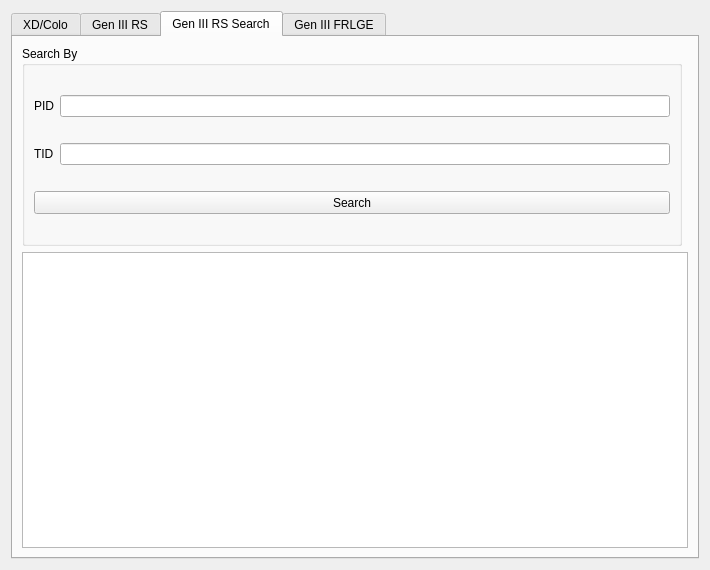
<?xml version="1.0" encoding="UTF-8"?>
<ui version="4.0">
 <class>IDs3</class>
 <widget class="QWidget" name="IDs3">
  <property name="geometry">
   <rect>
    <x>0</x>
    <y>0</y>
    <width>710</width>
    <height>570</height>
   </rect>
  </property>
  <property name="minimumSize">
   <size>
    <width>710</width>
    <height>570</height>
   </size>
  </property>
  <property name="windowTitle">
   <string>Gen 3 TID\SID</string>
  </property>
  <layout class="QGridLayout" name="gridLayout_5">
   <item row="0" column="1">
    <widget class="QTabWidget" name="tabWidget">
     <property name="currentIndex">
      <number>2</number>
     </property>
     <widget class="QWidget" name="gen3XDColo">
      <attribute name="title">
       <string>XD/Colo</string>
      </attribute>
      <layout class="QGridLayout" name="gridLayout_3">
       <item row="0" column="0">
        <widget class="QGroupBox" name="groupBoxXDColoSearchBy">
         <property name="title">
          <string>Search By</string>
         </property>
         <layout class="QGridLayout" name="gridLayout_2">
          <item row="0" column="0">
           <widget class="QCheckBox" name="checkBoxXDColoPID">
            <property name="text">
             <string>PID</string>
            </property>
           </widget>
          </item>
          <item row="0" column="1">
           <widget class="TextBox" name="textBoxXDColoPID">
            <property name="enabled">
             <bool>false</bool>
            </property>
            <property name="maxLength">
             <number>8</number>
            </property>
           </widget>
          </item>
          <item row="1" column="0">
           <widget class="QCheckBox" name="checkBoxXDColoTID">
            <property name="text">
             <string>TID</string>
            </property>
           </widget>
          </item>
          <item row="1" column="1">
           <widget class="TextBox" name="textBoxXDColoTID">
            <property name="enabled">
             <bool>false</bool>
            </property>
            <property name="maxLength">
             <number>5</number>
            </property>
           </widget>
          </item>
          <item row="2" column="0">
           <widget class="QCheckBox" name="checkBoxXDColoSID">
            <property name="text">
             <string>SID</string>
            </property>
           </widget>
          </item>
          <item row="2" column="1">
           <widget class="TextBox" name="textBoxXDColoSID">
            <property name="enabled">
             <bool>false</bool>
            </property>
            <property name="maxLength">
             <number>5</number>
            </property>
           </widget>
          </item>
          <item row="3" column="0" colspan="2">
           <widget class="QPushButton" name="pushButtonXDColoSearch">
            <property name="text">
             <string>Search</string>
            </property>
           </widget>
          </item>
         </layout>
        </widget>
       </item>
       <item row="0" column="1">
        <widget class="QGroupBox" name="groupBoxXDColoParameters">
         <property name="title">
          <string>Search Parameters</string>
         </property>
         <layout class="QGridLayout" name="gridLayout">
          <item row="0" column="1">
           <widget class="TextBox" name="textBoxXDColoSeed">
            <property name="maxLength">
             <number>8</number>
            </property>
           </widget>
          </item>
          <item row="2" column="1">
           <widget class="TextBox" name="textBoxXDColoMaxAdvances">
            <property name="text">
             <string notr="true">10000</string>
            </property>
            <property name="maxLength">
             <number>10</number>
            </property>
           </widget>
          </item>
          <item row="0" column="0">
           <widget class="QLabel" name="labelXDColoSeed">
            <property name="text">
             <string>Seed</string>
            </property>
           </widget>
          </item>
          <item row="1" column="1">
           <widget class="TextBox" name="textBoxXDColoStartingAdvance">
            <property name="text">
             <string notr="true">5000</string>
            </property>
            <property name="maxLength">
             <number>10</number>
            </property>
           </widget>
          </item>
          <item row="2" column="0">
           <widget class="QLabel" name="labelXDColoMaxAdvances">
            <property name="text">
             <string>Max Advances</string>
            </property>
           </widget>
          </item>
          <item row="1" column="0">
           <widget class="QLabel" name="labelXDColoStartingAdvance">
            <property name="text">
             <string>Initial Advances</string>
            </property>
           </widget>
          </item>
         </layout>
        </widget>
       </item>
       <item row="1" column="0" colspan="2">
        <widget class="TableView" name="tableViewXDColo">
         <attribute name="verticalHeaderVisible">
          <bool>false</bool>
         </attribute>
        </widget>
       </item>
      </layout>
     </widget>
     <widget class="QWidget" name="gen3RS">
      <attribute name="title">
       <string>Gen III RS</string>
      </attribute>
      <layout class="QGridLayout" name="gridLayout_10">
       <item row="0" column="1">
        <widget class="QGroupBox" name="groupBoxRSSearchParameters">
         <property name="title">
          <string>Search Parameters</string>
         </property>
         <layout class="QGridLayout" name="gridLayout_9">
          <item row="1" column="3">
           <widget class="QRadioButton" name="radioButtonRSInitialSeed">
            <property name="enabled">
             <bool>false</bool>
            </property>
            <property name="text">
             <string>Initial Seed</string>
            </property>
           </widget>
          </item>
          <item row="2" column="2">
           <widget class="TextBox" name="textBoxRSStartingAdvance">
            <property name="text">
             <string notr="true">5000</string>
            </property>
            <property name="maxLength">
             <number>10</number>
            </property>
           </widget>
          </item>
          <item row="1" column="4">
           <widget class="TextBox" name="textBoxRSInitialSeed">
            <property name="enabled">
             <bool>false</bool>
            </property>
            <property name="text">
             <string/>
            </property>
            <property name="maxLength">
             <number>4</number>
            </property>
           </widget>
          </item>
          <item row="0" column="0" colspan="2">
           <widget class="QCheckBox" name="checkBoxRSDeadBattery">
            <property name="text">
             <string>Dead Battery</string>
            </property>
            <property name="checked">
             <bool>true</bool>
            </property>
            <property name="tristate">
             <bool>false</bool>
            </property>
           </widget>
          </item>
          <item row="3" column="0" colspan="2">
           <widget class="QLabel" name="labelRSMaxAdvance">
            <property name="text">
             <string>Max Advances</string>
            </property>
           </widget>
          </item>
          <item row="1" column="1" colspan="2">
           <widget class="DateTimeEdit" name="dateTimeEdit">
            <property name="enabled">
             <bool>false</bool>
            </property>
            <property name="dateTime">
             <datetime>
              <hour>0</hour>
              <minute>0</minute>
              <second>0</second>
              <year>2000</year>
              <month>1</month>
              <day>1</day>
             </datetime>
            </property>
            <property name="maximumDateTime">
             <datetime>
              <hour>23</hour>
              <minute>59</minute>
              <second>59</second>
              <year>2037</year>
              <month>12</month>
              <day>31</day>
             </datetime>
            </property>
            <property name="minimumDateTime">
             <datetime>
              <hour>0</hour>
              <minute>0</minute>
              <second>0</second>
              <year>2000</year>
              <month>1</month>
              <day>1</day>
             </datetime>
            </property>
            <property name="minimumDate">
             <date>
              <year>2000</year>
              <month>1</month>
              <day>1</day>
             </date>
            </property>
            <property name="calendarPopup">
             <bool>true</bool>
            </property>
           </widget>
          </item>
          <item row="3" column="2">
           <widget class="TextBox" name="textBoxRSMaxAdvances">
            <property name="text">
             <string notr="true">10000</string>
            </property>
            <property name="maxLength">
             <number>10</number>
            </property>
           </widget>
          </item>
          <item row="2" column="0" colspan="2">
           <widget class="QLabel" name="labelRSStartingAdvance">
            <property name="text">
             <string>Initial Advances</string>
            </property>
           </widget>
          </item>
          <item row="1" column="0">
           <widget class="QRadioButton" name="radioButtonRSDate">
            <property name="enabled">
             <bool>false</bool>
            </property>
            <property name="text">
             <string>Date</string>
            </property>
            <property name="checked">
             <bool>true</bool>
            </property>
           </widget>
          </item>
         </layout>
        </widget>
       </item>
       <item row="1" column="0" colspan="2">
        <widget class="TableView" name="tableViewRS">
         <attribute name="verticalHeaderVisible">
          <bool>false</bool>
         </attribute>
        </widget>
       </item>
       <item row="0" column="0">
        <widget class="QGroupBox" name="groupBoxRSSearchBy">
         <property name="minimumSize">
          <size>
           <width>200</width>
           <height>200</height>
          </size>
         </property>
         <property name="title">
          <string>Search By</string>
         </property>
         <layout class="QGridLayout" name="gridLayout_8">
          <item row="0" column="0">
           <widget class="QCheckBox" name="checkBoxRSPID">
            <property name="text">
             <string>PID</string>
            </property>
           </widget>
          </item>
          <item row="0" column="1">
           <widget class="TextBox" name="textBoxRSPID">
            <property name="enabled">
             <bool>false</bool>
            </property>
            <property name="maxLength">
             <number>8</number>
            </property>
           </widget>
          </item>
          <item row="1" column="0">
           <widget class="QCheckBox" name="checkBoxRSTID">
            <property name="text">
             <string>TID</string>
            </property>
           </widget>
          </item>
          <item row="1" column="1">
           <widget class="TextBox" name="textBoxRSTID">
            <property name="enabled">
             <bool>false</bool>
            </property>
            <property name="maxLength">
             <number>5</number>
            </property>
           </widget>
          </item>
          <item row="2" column="0">
           <widget class="QCheckBox" name="checkBoxRSSID">
            <property name="text">
             <string>SID</string>
            </property>
           </widget>
          </item>
          <item row="2" column="1">
           <widget class="TextBox" name="textBoxRSSID">
            <property name="enabled">
             <bool>false</bool>
            </property>
            <property name="maxLength">
             <number>5</number>
            </property>
           </widget>
          </item>
          <item row="3" column="0" colspan="2">
           <widget class="QPushButton" name="pushButtonRSSearch">
            <property name="minimumSize">
             <size>
              <width>0</width>
              <height>23</height>
             </size>
            </property>
            <property name="text">
             <string>Search</string>
            </property>
           </widget>
          </item>
         </layout>
        </widget>
       </item>
      </layout>
     </widget>
     <widget class="QWidget" name="gen3RSLive">
      <attribute name="title">
       <string>Gen III RS Search</string>
      </attribute>
      <layout class="QGridLayout" name="gridLayout_10">
       <item row="1" column="0" colspan="2">
        <widget class="TableView" name="tableViewRSLive">
         <attribute name="verticalHeaderVisible">
          <bool>false</bool>
         </attribute>
        </widget>
       </item>
       <item row="0" column="0">
        <widget class="QGroupBox" name="groupBoxRSSearchBy">
         <property name="minimumSize">
          <size>
           <width>200</width>
           <height>200</height>
          </size>
         </property>
         <property name="title">
          <string>Search By</string>
         </property>
         <layout class="QGridLayout" name="gridLayout_8">
          <item row="1" column="1">
           <widget class="TextBox" name="textBoxRSTIDLive">
            <property name="enabled">
             <bool>true</bool>
            </property>
            <property name="maxLength">
             <number>5</number>
            </property>
           </widget>
          </item>
          <item row="0" column="1">
           <widget class="TextBox" name="textBoxRSPIDLive">
            <property name="enabled">
             <bool>true</bool>
            </property>
            <property name="maxLength">
             <number>8</number>
            </property>
           </widget>
          </item>
          <item row="2" column="0" colspan="2">
           <widget class="QPushButton" name="pushButtonRSSearchLive">
            <property name="minimumSize">
             <size>
              <width>0</width>
              <height>23</height>
             </size>
            </property>
            <property name="text">
             <string>Search</string>
            </property>
           </widget>
          </item>
          <item row="0" column="0">
           <widget class="QLabel" name="label">
            <property name="text">
             <string>PID</string>
            </property>
           </widget>
          </item>
          <item row="1" column="0">
           <widget class="QLabel" name="label_2">
            <property name="text">
             <string>TID</string>
            </property>
           </widget>
          </item>
         </layout>
        </widget>
       </item>
      </layout>
     </widget>
     <widget class="QWidget" name="gen3FRLGE">
      <attribute name="title">
       <string>Gen III FRLGE</string>
      </attribute>
      <layout class="QGridLayout" name="gridLayout_7">
       <item row="0" column="0">
        <widget class="QGroupBox" name="groupBoxFRLGESearchBy">
         <property name="title">
          <string>Search By</string>
         </property>
         <layout class="QGridLayout" name="gridLayout_6">
          <item row="0" column="0">
           <widget class="QCheckBox" name="checkBoxFRLGEPID">
            <property name="text">
             <string>PID</string>
            </property>
           </widget>
          </item>
          <item row="0" column="1">
           <widget class="TextBox" name="textBoxFRLGEPID">
            <property name="enabled">
             <bool>false</bool>
            </property>
            <property name="maxLength">
             <number>8</number>
            </property>
           </widget>
          </item>
          <item row="1" column="0">
           <widget class="QCheckBox" name="checkBoxFRLGESID">
            <property name="text">
             <string>SID</string>
            </property>
           </widget>
          </item>
          <item row="1" column="1">
           <widget class="TextBox" name="textBoxFRLGESID">
            <property name="enabled">
             <bool>false</bool>
            </property>
            <property name="maxLength">
             <number>5</number>
            </property>
           </widget>
          </item>
          <item row="2" column="0" colspan="2">
           <widget class="QPushButton" name="pushButtonFRLGESearch">
            <property name="text">
             <string>Search</string>
            </property>
           </widget>
          </item>
         </layout>
        </widget>
       </item>
       <item row="0" column="1">
        <widget class="QGroupBox" name="groupBoxFRGLESearchParameters">
         <property name="title">
          <string>Search Parameters</string>
         </property>
         <layout class="QGridLayout" name="gridLayout_4">
          <item row="0" column="0">
           <widget class="QLabel" name="labelFRLGETID">
            <property name="text">
             <string>TID</string>
            </property>
           </widget>
          </item>
          <item row="0" column="1">
           <widget class="TextBox" name="textBoxFRLGETID">
            <property name="maxLength">
             <number>5</number>
            </property>
           </widget>
          </item>
          <item row="1" column="0">
           <widget class="QLabel" name="labelFRLGEStartingAdvance">
            <property name="text">
             <string>Initial Advances</string>
            </property>
           </widget>
          </item>
          <item row="1" column="1">
           <widget class="TextBox" name="textBoxFRLGEStartingAdvance">
            <property name="text">
             <string notr="true">5000</string>
            </property>
            <property name="maxLength">
             <number>10</number>
            </property>
           </widget>
          </item>
          <item row="2" column="0">
           <widget class="QLabel" name="labelFRLGEMaxAdvances">
            <property name="text">
             <string>Max Advances</string>
            </property>
           </widget>
          </item>
          <item row="2" column="1">
           <widget class="TextBox" name="textBoxFRLGEMaxAdvances">
            <property name="text">
             <string notr="true">10000</string>
            </property>
            <property name="maxLength">
             <number>10</number>
            </property>
           </widget>
          </item>
         </layout>
        </widget>
       </item>
       <item row="1" column="0" colspan="2">
        <widget class="TableView" name="tableViewFRLGE">
         <attribute name="verticalHeaderVisible">
          <bool>false</bool>
         </attribute>
        </widget>
       </item>
      </layout>
     </widget>
    </widget>
   </item>
  </layout>
 </widget>
 <customwidgets>
  <customwidget>
   <class>TextBox</class>
   <extends>QLineEdit</extends>
   <header>Forms/Controls/TextBox.hpp</header>
  </customwidget>
  <customwidget>
   <class>TableView</class>
   <extends>QTableView</extends>
   <header>Forms/Controls/TableView.hpp</header>
  </customwidget>
  <customwidget>
   <class>DateTimeEdit</class>
   <extends>QDateTimeEdit</extends>
   <header>Forms/Controls/DateTimeEdit.hpp</header>
  </customwidget>
 </customwidgets>
 <tabstops>
  <tabstop>checkBoxXDColoPID</tabstop>
  <tabstop>textBoxXDColoPID</tabstop>
  <tabstop>checkBoxXDColoTID</tabstop>
  <tabstop>textBoxXDColoTID</tabstop>
  <tabstop>checkBoxXDColoSID</tabstop>
  <tabstop>textBoxXDColoSID</tabstop>
  <tabstop>pushButtonXDColoSearch</tabstop>
  <tabstop>textBoxXDColoSeed</tabstop>
  <tabstop>textBoxXDColoStartingAdvance</tabstop>
  <tabstop>textBoxXDColoMaxAdvances</tabstop>
  <tabstop>tableViewXDColo</tabstop>
  <tabstop>checkBoxFRLGEPID</tabstop>
  <tabstop>textBoxFRLGEPID</tabstop>
  <tabstop>checkBoxFRLGESID</tabstop>
  <tabstop>textBoxFRLGESID</tabstop>
  <tabstop>pushButtonFRLGESearch</tabstop>
  <tabstop>textBoxFRLGETID</tabstop>
  <tabstop>textBoxFRLGEStartingAdvance</tabstop>
  <tabstop>textBoxFRLGEMaxAdvances</tabstop>
  <tabstop>tableViewFRLGE</tabstop>
  <tabstop>checkBoxRSPID</tabstop>
  <tabstop>textBoxRSPID</tabstop>
  <tabstop>checkBoxRSTID</tabstop>
  <tabstop>textBoxRSTID</tabstop>
  <tabstop>checkBoxRSSID</tabstop>
  <tabstop>textBoxRSSID</tabstop>
  <tabstop>pushButtonRSSearch</tabstop>
  <tabstop>checkBoxRSDeadBattery</tabstop>
  <tabstop>radioButtonRSDate</tabstop>
  <tabstop>dateTimeEdit</tabstop>
  <tabstop>radioButtonRSInitialSeed</tabstop>
  <tabstop>textBoxRSInitialSeed</tabstop>
  <tabstop>textBoxRSStartingAdvance</tabstop>
  <tabstop>textBoxRSMaxAdvances</tabstop>
  <tabstop>tableViewRS</tabstop>
 </tabstops>
 <resources/>
 <connections>
  <connection>
   <sender>checkBoxXDColoPID</sender>
   <signal>clicked(bool)</signal>
   <receiver>textBoxXDColoPID</receiver>
   <slot>setEnabled(bool)</slot>
   <hints>
    <hint type="sourcelabel">
     <x>37</x>
     <y>76</y>
    </hint>
    <hint type="destinationlabel">
     <x>225</x>
     <y>72</y>
    </hint>
   </hints>
  </connection>
  <connection>
   <sender>checkBoxXDColoTID</sender>
   <signal>clicked(bool)</signal>
   <receiver>textBoxXDColoTID</receiver>
   <slot>setEnabled(bool)</slot>
   <hints>
    <hint type="sourcelabel">
     <x>48</x>
     <y>103</y>
    </hint>
    <hint type="destinationlabel">
     <x>303</x>
     <y>108</y>
    </hint>
   </hints>
  </connection>
  <connection>
   <sender>checkBoxXDColoSID</sender>
   <signal>clicked(bool)</signal>
   <receiver>textBoxXDColoSID</receiver>
   <slot>setEnabled(bool)</slot>
   <hints>
    <hint type="sourcelabel">
     <x>73</x>
     <y>139</y>
    </hint>
    <hint type="destinationlabel">
     <x>222</x>
     <y>137</y>
    </hint>
   </hints>
  </connection>
  <connection>
   <sender>checkBoxFRLGEPID</sender>
   <signal>clicked(bool)</signal>
   <receiver>textBoxFRLGEPID</receiver>
   <slot>setEnabled(bool)</slot>
   <hints>
    <hint type="sourcelabel">
     <x>44</x>
     <y>79</y>
    </hint>
    <hint type="destinationlabel">
     <x>242</x>
     <y>81</y>
    </hint>
   </hints>
  </connection>
  <connection>
   <sender>checkBoxFRLGESID</sender>
   <signal>clicked(bool)</signal>
   <receiver>textBoxFRLGESID</receiver>
   <slot>setEnabled(bool)</slot>
   <hints>
    <hint type="sourcelabel">
     <x>60</x>
     <y>119</y>
    </hint>
    <hint type="destinationlabel">
     <x>241</x>
     <y>121</y>
    </hint>
   </hints>
  </connection>
  <connection>
   <sender>checkBoxRSPID</sender>
   <signal>clicked(bool)</signal>
   <receiver>textBoxRSPID</receiver>
   <slot>setEnabled(bool)</slot>
   <hints>
    <hint type="sourcelabel">
     <x>54</x>
     <y>79</y>
    </hint>
    <hint type="destinationlabel">
     <x>125</x>
     <y>79</y>
    </hint>
   </hints>
  </connection>
  <connection>
   <sender>checkBoxRSTID</sender>
   <signal>clicked(bool)</signal>
   <receiver>textBoxRSTID</receiver>
   <slot>setEnabled(bool)</slot>
   <hints>
    <hint type="sourcelabel">
     <x>73</x>
     <y>120</y>
    </hint>
    <hint type="destinationlabel">
     <x>127</x>
     <y>117</y>
    </hint>
   </hints>
  </connection>
  <connection>
   <sender>checkBoxRSSID</sender>
   <signal>clicked(bool)</signal>
   <receiver>textBoxRSSID</receiver>
   <slot>setEnabled(bool)</slot>
   <hints>
    <hint type="sourcelabel">
     <x>54</x>
     <y>159</y>
    </hint>
    <hint type="destinationlabel">
     <x>150</x>
     <y>162</y>
    </hint>
   </hints>
  </connection>
 </connections>
</ui>
